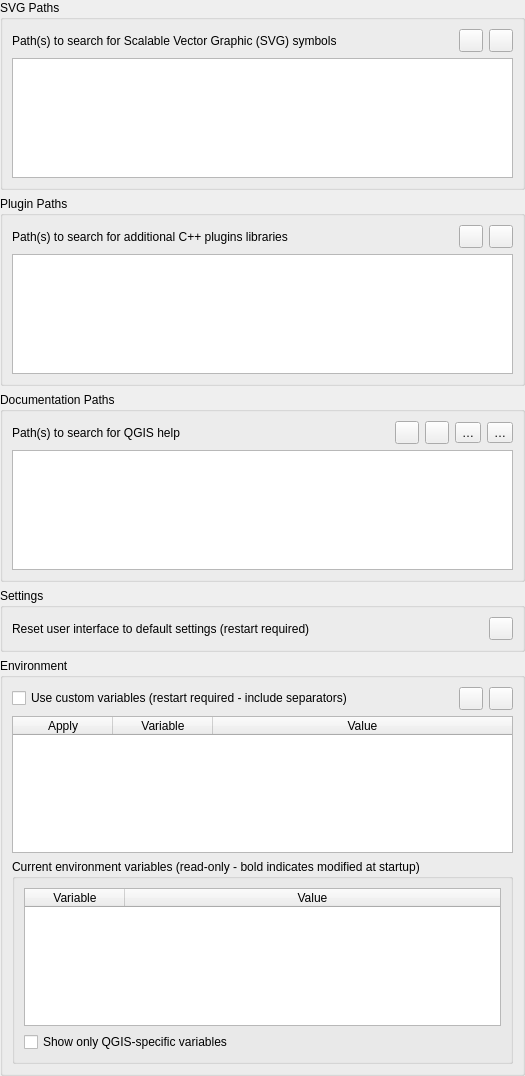
             <widget class="QWidget" name="mOptionsScrollAreaContents_03">
              <property name="geometry">
               <rect>
                <x>0</x>
                <y>0</y>
                <width>525</width>
                <height>1076</height>
               </rect>
              </property>
              <layout class="QVBoxLayout" name="verticalLayout_22">
               <property name="leftMargin">
                <number>0</number>
               </property>
               <property name="topMargin">
                <number>0</number>
               </property>
               <property name="rightMargin">
                <number>0</number>
               </property>
               <property name="bottomMargin">
                <number>0</number>
               </property>
               <item>
                <widget class="QgsCollapsibleGroupBox" name="groupBox_2">
                 <property name="title">
                  <string>SVG Paths</string>
                 </property>
                 <layout class="QGridLayout" name="_6">
                  <item row="0" column="0">
                   <widget class="QLabel" name="mSVGLabel">
                    <property name="text">
                     <string>Path(s) to search for Scalable Vector Graphic (SVG) symbols</string>
                    </property>
                   </widget>
                  </item>
                  <item row="0" column="1">
                   <spacer>
                    <property name="orientation">
                     <enum>Qt::Orientation::Horizontal</enum>
                    </property>
                    <property name="sizeHint" stdset="0">
                     <size>
                      <width>31</width>
                      <height>20</height>
                     </size>
                    </property>
                   </spacer>
                  </item>
                  <item row="0" column="2">
                   <widget class="QToolButton" name="mBtnAddSVGPath">
                    <property name="toolTip">
                     <string>Add new path</string>
                    </property>
                    <property name="text">
                     <string/>
                    </property>
                    <property name="icon">
                     <iconset resource="../../images/images.qrc">
                      <normaloff>:/images/themes/default/symbologyAdd.svg</normaloff>:/images/themes/default/symbologyAdd.svg</iconset>
                    </property>
                   </widget>
                  </item>
                  <item row="0" column="3">
                   <widget class="QToolButton" name="mBtnRemoveSVGPath">
                    <property name="toolTip">
                     <string>Remove path</string>
                    </property>
                    <property name="text">
                     <string/>
                    </property>
                    <property name="icon">
                     <iconset resource="../../images/images.qrc">
                      <normaloff>:/images/themes/default/symbologyRemove.svg</normaloff>:/images/themes/default/symbologyRemove.svg</iconset>
                    </property>
                   </widget>
                  </item>
                  <item row="1" column="0" colspan="4">
                   <widget class="QListWidget" name="mListSVGPaths">
                    <property name="minimumSize">
                     <size>
                      <width>0</width>
                      <height>120</height>
                     </size>
                    </property>
                   </widget>
                  </item>
                 </layout>
                </widget>
               </item>
               <item>
                <widget class="QgsCollapsibleGroupBox" name="groupBox_4">
                 <property name="title">
                  <string>Plugin Paths</string>
                 </property>
                 <layout class="QGridLayout" name="_3">
                  <item row="0" column="0">
                   <widget class="QLabel" name="mSVGLabel_2">
                    <property name="text">
                     <string>Path(s) to search for additional C++ plugins libraries</string>
                    </property>
                   </widget>
                  </item>
                  <item row="0" column="1">
                   <spacer>
                    <property name="orientation">
                     <enum>Qt::Orientation::Horizontal</enum>
                    </property>
                    <property name="sizeHint" stdset="0">
                     <size>
                      <width>31</width>
                      <height>20</height>
                     </size>
                    </property>
                   </spacer>
                  </item>
                  <item row="0" column="2">
                   <widget class="QToolButton" name="mBtnAddPluginPath">
                    <property name="toolTip">
                     <string>Add new path</string>
                    </property>
                    <property name="text">
                     <string/>
                    </property>
                    <property name="icon">
                     <iconset resource="../../images/images.qrc">
                      <normaloff>:/images/themes/default/symbologyAdd.svg</normaloff>:/images/themes/default/symbologyAdd.svg</iconset>
                    </property>
                   </widget>
                  </item>
                  <item row="0" column="3">
                   <widget class="QToolButton" name="mBtnRemovePluginPath">
                    <property name="toolTip">
                     <string>Remove path</string>
                    </property>
                    <property name="text">
                     <string/>
                    </property>
                    <property name="icon">
                     <iconset resource="../../images/images.qrc">
                      <normaloff>:/images/themes/default/symbologyRemove.svg</normaloff>:/images/themes/default/symbologyRemove.svg</iconset>
                    </property>
                   </widget>
                  </item>
                  <item row="1" column="0" colspan="4">
                   <widget class="QListWidget" name="mListPluginPaths">
                    <property name="minimumSize">
                     <size>
                      <width>0</width>
                      <height>120</height>
                     </size>
                    </property>
                   </widget>
                  </item>
                 </layout>
                </widget>
               </item>
               <item>
                <widget class="QgsCollapsibleGroupBox" name="groupBox_29">
                 <property name="title">
                  <string>Documentation Paths</string>
                 </property>
                 <layout class="QGridLayout" name="_4">
                  <item row="0" column="5">
                   <widget class="QToolButton" name="mBtnMoveHelpDown">
                    <property name="toolTip">
                     <string>Lower selected path priority</string>
                    </property>
                    <property name="text">
                     <string>…</string>
                    </property>
                    <property name="icon">
                     <iconset resource="../../images/images.qrc">
                      <normaloff>:/images/themes/default/mActionArrowDown.svg</normaloff>:/images/themes/default/mActionArrowDown.svg</iconset>
                    </property>
                   </widget>
                  </item>
                  <item row="0" column="0">
                   <widget class="QLabel" name="mSVGLabel_5">
                    <property name="text">
                     <string>Path(s) to search for QGIS help</string>
                    </property>
                   </widget>
                  </item>
                  <item row="0" column="1">
                   <spacer>
                    <property name="orientation">
                     <enum>Qt::Orientation::Horizontal</enum>
                    </property>
                    <property name="sizeHint" stdset="0">
                     <size>
                      <width>31</width>
                      <height>20</height>
                     </size>
                    </property>
                   </spacer>
                  </item>
                  <item row="0" column="2">
                   <widget class="QToolButton" name="mBtnAddHelpPath">
                    <property name="toolTip">
                     <string>Add new path</string>
                    </property>
                    <property name="text">
                     <string/>
                    </property>
                    <property name="icon">
                     <iconset resource="../../images/images.qrc">
                      <normaloff>:/images/themes/default/symbologyAdd.svg</normaloff>:/images/themes/default/symbologyAdd.svg</iconset>
                    </property>
                   </widget>
                  </item>
                  <item row="0" column="3">
                   <widget class="QToolButton" name="mBtnRemoveHelpPath">
                    <property name="toolTip">
                     <string>Remove path</string>
                    </property>
                    <property name="text">
                     <string/>
                    </property>
                    <property name="icon">
                     <iconset resource="../../images/images.qrc">
                      <normaloff>:/images/themes/default/symbologyRemove.svg</normaloff>:/images/themes/default/symbologyRemove.svg</iconset>
                    </property>
                   </widget>
                  </item>
                  <item row="1" column="0" colspan="6">
                   <widget class="QTreeWidget" name="mHelpPathTreeWidget">
                    <property name="minimumSize">
                     <size>
                      <width>0</width>
                      <height>120</height>
                     </size>
                    </property>
                    <attribute name="headerVisible">
                     <bool>false</bool>
                    </attribute>
                    <column>
                     <property name="text">
                      <string notr="true">1</string>
                     </property>
                    </column>
                   </widget>
                  </item>
                  <item row="0" column="4">
                   <widget class="QToolButton" name="mBtnMoveHelpUp">
                    <property name="toolTip">
                     <string>Raise selected path priority</string>
                    </property>
                    <property name="text">
                     <string>…</string>
                    </property>
                    <property name="icon">
                     <iconset resource="../../images/images.qrc">
                      <normaloff>:/images/themes/default/mActionArrowUp.svg</normaloff>:/images/themes/default/mActionArrowUp.svg</iconset>
                    </property>
                   </widget>
                  </item>
                 </layout>
                </widget>
               </item>
               <item>
                <widget class="QgsCollapsibleGroupBox" name="mQSettingsGrpBx">
                 <property name="title">
                  <string>Settings</string>
                 </property>
                 <layout class="QGridLayout" name="gridLayout_13">
                  <item row="0" column="1">
                   <spacer name="horizontalSpacer_42">
                    <property name="orientation">
                     <enum>Qt::Orientation::Horizontal</enum>
                    </property>
                    <property name="sizeHint" stdset="0">
                     <size>
                      <width>40</width>
                      <height>20</height>
                     </size>
                    </property>
                   </spacer>
                  </item>
                  <item row="0" column="2">
                   <widget class="QToolButton" name="mRestoreDefaultWindowStateBtn">
                    <property name="toolTip">
                     <string>Reset</string>
                    </property>
                    <property name="text">
                     <string/>
                    </property>
                    <property name="icon">
                     <iconset resource="../../images/images.qrc">
                      <normaloff>:/images/themes/default/mActionUndo.svg</normaloff>:/images/themes/default/mActionUndo.svg</iconset>
                    </property>
                   </widget>
                  </item>
                  <item row="0" column="0">
                   <widget class="QLabel" name="mRestoreDefaultWindowStateLbl">
                    <property name="text">
                     <string>Reset user interface to default settings (restart required)</string>
                    </property>
                   </widget>
                  </item>
                 </layout>
                </widget>
               </item>
               <item>
                <widget class="QgsCollapsibleGroupBox" name="mEnvironmentGrpBx">
                 <property name="minimumSize">
                  <size>
                   <width>0</width>
                   <height>0</height>
                  </size>
                 </property>
                 <property name="title">
                  <string>Environment</string>
                 </property>
                 <layout class="QGridLayout" name="gridLayout_32">
                  <item row="1" column="3">
                   <widget class="QToolButton" name="mRemoveCustomVarBtn">
                    <property name="sizePolicy">
                     <sizepolicy hsizetype="Maximum" vsizetype="Fixed">
                      <horstretch>0</horstretch>
                      <verstretch>0</verstretch>
                     </sizepolicy>
                    </property>
                    <property name="toolTip">
                     <string>Remove variable</string>
                    </property>
                    <property name="text">
                     <string/>
                    </property>
                    <property name="icon">
                     <iconset resource="../../images/images.qrc">
                      <normaloff>:/images/themes/default/symbologyRemove.svg</normaloff>:/images/themes/default/symbologyRemove.svg</iconset>
                    </property>
                   </widget>
                  </item>
                  <item row="1" column="2">
                   <widget class="QToolButton" name="mAddCustomVarBtn">
                    <property name="sizePolicy">
                     <sizepolicy hsizetype="Maximum" vsizetype="Fixed">
                      <horstretch>0</horstretch>
                      <verstretch>0</verstretch>
                     </sizepolicy>
                    </property>
                    <property name="toolTip">
                     <string>Add new variable</string>
                    </property>
                    <property name="text">
                     <string/>
                    </property>
                    <property name="icon">
                     <iconset resource="../../images/images.qrc">
                      <normaloff>:/images/themes/default/symbologyAdd.svg</normaloff>:/images/themes/default/symbologyAdd.svg</iconset>
                    </property>
                   </widget>
                  </item>
                  <item row="4" column="0" colspan="4">
                   <widget class="QgsCollapsibleGroupBox" name="mCurrentVariablesGrpBx">
                    <property name="minimumSize">
                     <size>
                      <width>0</width>
                      <height>0</height>
                     </size>
                    </property>
                    <property name="title">
                     <string>Current environment variables (read-only - bold indicates modified at startup)</string>
                    </property>
                    <property name="collapsed" stdset="0">
                     <bool>false</bool>
                    </property>
                    <property name="saveCollapsedState" stdset="0">
                     <bool>true</bool>
                    </property>
                    <layout class="QVBoxLayout" name="verticalLayout_8">
                     <item>
                      <widget class="QTableWidget" name="mCurrentVariablesTable">
                       <property name="minimumSize">
                        <size>
                         <width>0</width>
                         <height>120</height>
                        </size>
                       </property>
                       <property name="selectionMode">
                        <enum>QAbstractItemView::SelectionMode::SingleSelection</enum>
                       </property>
                       <property name="sortingEnabled">
                        <bool>true</bool>
                       </property>
                       <property name="wordWrap">
                        <bool>false</bool>
                       </property>
                       <attribute name="horizontalHeaderMinimumSectionSize">
                        <number>100</number>
                       </attribute>
                       <attribute name="horizontalHeaderShowSortIndicator" stdset="0">
                        <bool>true</bool>
                       </attribute>
                       <attribute name="horizontalHeaderStretchLastSection">
                        <bool>true</bool>
                       </attribute>
                       <attribute name="verticalHeaderVisible">
                        <bool>false</bool>
                       </attribute>
                       <column>
                        <property name="text">
                         <string>Variable</string>
                        </property>
                       </column>
                       <column>
                        <property name="text">
                         <string>Value</string>
                        </property>
                       </column>
                      </widget>
                     </item>
                     <item>
                      <widget class="QCheckBox" name="mCurrentVariablesQGISChxBx">
                       <property name="text">
                        <string>Show only QGIS-specific variables</string>
                       </property>
                      </widget>
                     </item>
                    </layout>
                   </widget>
                  </item>
                  <item row="1" column="0">
                   <widget class="QCheckBox" name="mCustomVariablesChkBx">
                    <property name="text">
                     <string>Use custom variables (restart required - include separators)</string>
                    </property>
                   </widget>
                  </item>
                  <item row="1" column="1">
                   <spacer name="horizontalSpacer_14">
                    <property name="orientation">
                     <enum>Qt::Orientation::Horizontal</enum>
                    </property>
                    <property name="sizeHint" stdset="0">
                     <size>
                      <width>40</width>
                      <height>20</height>
                     </size>
                    </property>
                   </spacer>
                  </item>
                  <item row="3" column="0" colspan="4">
                   <widget class="QTableWidget" name="mCustomVariablesTable">
                    <property name="minimumSize">
                     <size>
                      <width>0</width>
                      <height>120</height>
                     </size>
                    </property>
                    <property name="editTriggers">
                     <set>QAbstractItemView::EditTrigger::AllEditTriggers</set>
                    </property>
                    <property name="selectionMode">
                     <enum>QAbstractItemView::SelectionMode::SingleSelection</enum>
                    </property>
                    <property name="sortingEnabled">
                     <bool>true</bool>
                    </property>
                    <property name="wordWrap">
                     <bool>false</bool>
                    </property>
                    <property name="cornerButtonEnabled">
                     <bool>false</bool>
                    </property>
                    <attribute name="horizontalHeaderMinimumSectionSize">
                     <number>4</number>
                    </attribute>
                    <attribute name="horizontalHeaderShowSortIndicator" stdset="0">
                     <bool>true</bool>
                    </attribute>
                    <attribute name="horizontalHeaderStretchLastSection">
                     <bool>true</bool>
                    </attribute>
                    <attribute name="verticalHeaderVisible">
                     <bool>false</bool>
                    </attribute>
                    <column>
                     <property name="text">
                      <string>Apply</string>
                     </property>
                    </column>
                    <column>
                     <property name="text">
                      <string>Variable</string>
                     </property>
                    </column>
                    <column>
                     <property name="text">
                      <string>Value</string>
                     </property>
                    </column>
                   </widget>
                  </item>
                 </layout>
                </widget>
               </item>
               <item>
                <spacer name="verticalSpacer_11">
                 <property name="orientation">
                  <enum>Qt::Orientation::Vertical</enum>
                 </property>
                 <property name="sizeHint" stdset="0">
                  <size>
                   <width>20</width>
                   <height>40</height>
                  </size>
                 </property>
                </spacer>
               </item>
              </layout>
             </widget>
